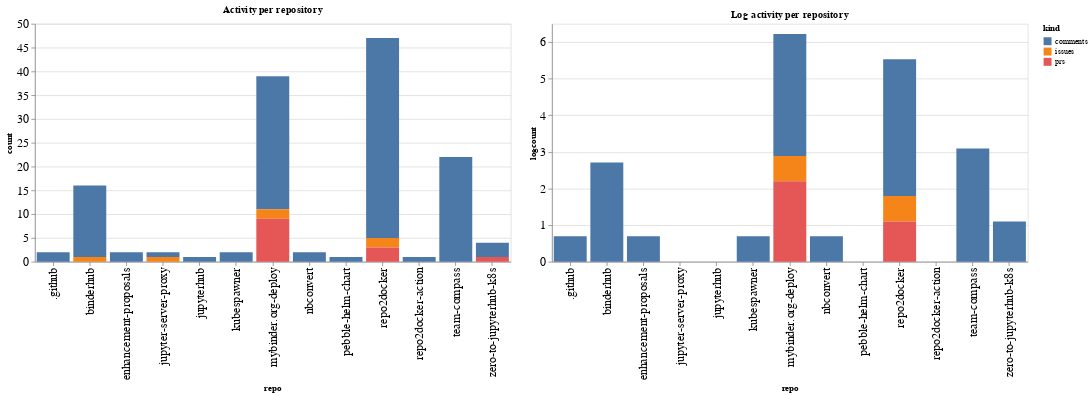

The code cell stored with this chart in its notebook:
### Code cell
ch1 = alt.Chart(repo_summaries, width=600, title="Activity per repository").mark_bar().encode(
    x='repo',
    y='count',
    color='kind',
    tooltip="kind"
)

ch2 = alt.Chart(repo_summaries, width=600, title="Log activity per repository").mark_bar().encode(
    x='repo',
    y='logcount',
    color='kind',
    tooltip="kind"
)

ch1 | ch2

### Figure 1 — Vega-Lite specification as saved in the notebook (floating-point values rounded to 4 significant figures)
{"config": {"axisLeft": {"labelFontSize": 15}, "axisBottom": {"labelFontSize": 15}}, "hconcat": [{"mark": "bar", "encoding": {"color": {"type": "nominal", "field": "kind"}, "tooltip": {"type": "nominal", "field": "kind"}, "x": {"type": "nominal", "field": "repo"}, "y": {"type": "quantitative", "field": "count"}}, "title": "Activity per repository", "width": 600}, {"mark": "bar", "encoding": {"color": {"type": "nominal", "field": "kind"}, "tooltip": {"type": "nominal", "field": "kind"}, "x": {"type": "nominal", "field": "repo"}, "y": {"type": "quantitative", "field": "logcount"}}, "title": "Log activity per repository", "width": 600}], "data": {"name": "data-ff815e741d4648ca165ef429d0b2b542"}, "$schema": "https://vega.github.io/schema/vega-lite/v4.8.1.json", "datasets": {"data-ff815e741d4648ca165ef429d0b2b542": [{"repo": ".github", "kind": "comments", "count": 2, "logcount": 0.6931}, {"repo": "binderhub", "kind": "comments", "count": 15, "logcount": 2.708}, {"repo": "binderhub", "kind": "issues", "count": 1, "logcount": 0.0}, {"repo": "enhancement-proposals", "kind": "comments", "count": 2, "logcount": 0.6931}, {"repo": "jupyter-server-proxy", "kind": "comments", "count": 1, "logcount": 0.0}, {"repo": "jupyter-server-proxy", "kind": "issues", "count": 1, "logcount": 0.0}, {"repo": "jupyterhub", "kind": "comments", "count": 1, "logcount": 0.0}, {"repo": "kubespawner", "kind": "comments", "count": 2, "logcount": 0.6931}, {"repo": "mybinder.org-deploy", "kind": "comments", "count": 28, "logcount": 3.332}, {"repo": "mybinder.org-deploy", "kind": "issues", "count": 2, "logcount": 0.6931}, {"repo": "mybinder.org-deploy", "kind": "prs", "count": 9, "logcount": 2.197}, {"repo": "nbconvert", "kind": "comments", "count": 2, "logcount": 0.6931}, {"repo": "pebble-helm-chart", "kind": "comments", "count": 1, "logcount": 0.0}, {"repo": "repo2docker", "kind": "comments", "count": 42, "logcount": 3.738}, {"repo": "repo2docker", "kind": "issues", "count": 2, "logcount": 0.6931}, {"repo": "repo2docker", "kind": "prs", "count": 3, "logcount": 1.099}, {"repo": "repo2docker-action", "kind": "comments", "count": 1, "logcount": 0.0}, {"repo": "team-compass", "kind": "comments", "count": 22, "logcount": 3.091}, {"repo": "zero-to-jupyterhub-k8s", "kind": "comments", "count": 3, "logcount": 1.099}, {"repo": "zero-to-jupyterhub-k8s", "kind": "prs", "count": 1, "logcount": 0.0}]}}
